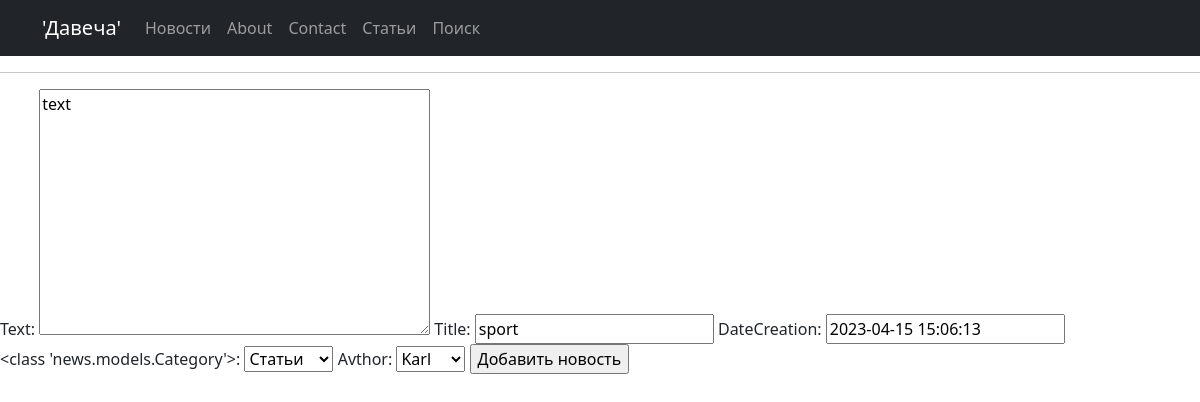
The app's page /news/edit/6 (signed in), older data.
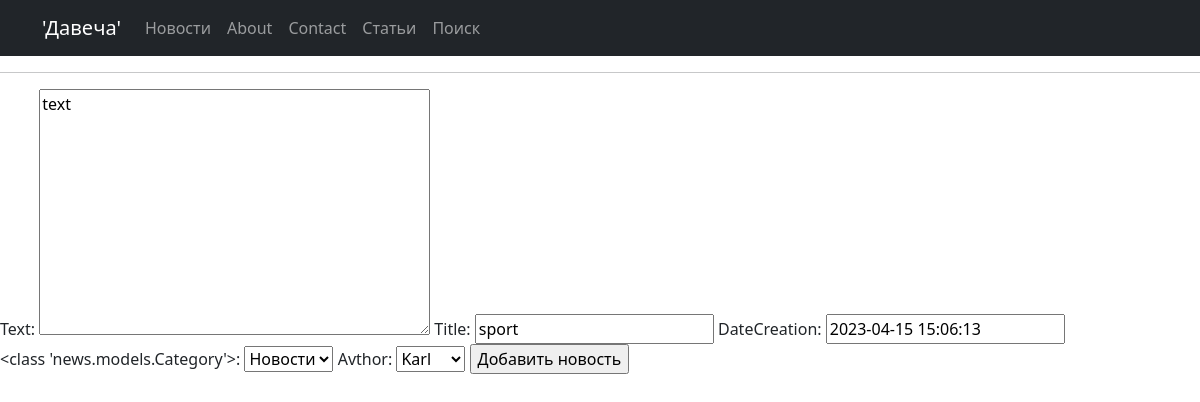
The same page, newer data.
### news/models.py (models this page shows, shortened)
class Post(models.Model):
  avthor = models.ForeignKey(Avthor, on_delete=models.CASCADE)
  NEWS ='NW'
  ARTICLE = 'AR'
  CATEGORY_CHOICES=(
      (NEWS, 'Новости'),
      (ARTICLE, 'Статьи'),
  )
  categoryType = models.CharField(Category,max_length=2, choices=CATEGORY_CHOICES, default=ARTICLE)
  dateCreation = models.DateTimeField(auto_now_add=True)
  dateCreation.editable = True
  PostCategory = models.ManyToManyField(Category, through='PostCategory')
  title = models.CharField(max_length=128)
  text = models.TextField()
  rating = models.SmallIntegerField(default=0)

### news/views.py (the view)
# urls.py: path('edit/<int:pk>', EditList.as_view(), name='edit'),
class EditList(LoginRequiredMixin,UpdateView,):
    template_name = 'add.html'
    form_class = PostForm
    def get_object(self, **kwargs):
        id = self.kwargs.get('pk')
        return Post.objects.get(pk=id)

### news/forms.py
class PostForm(ModelForm):
    class Meta:
        model = Post
        fields = ['text', 'title','dateCreation', 'categoryType','avthor']

### news/models.py (called while the page is built)
    def __str__(self):
     return f'{self.avthorUser}'

### templates/add.html (shortened to what this page needs)
{% extends 'default.html' %}
{% block content %}
<form method="POST">
    {{ form }}
    <input type="submit" value="Добавить новость">
</form>
{% endblock content %}

Row changes from the older to the newer data that the page shows:
changed Post "text": categoryType "Статьи" → "Новости"
